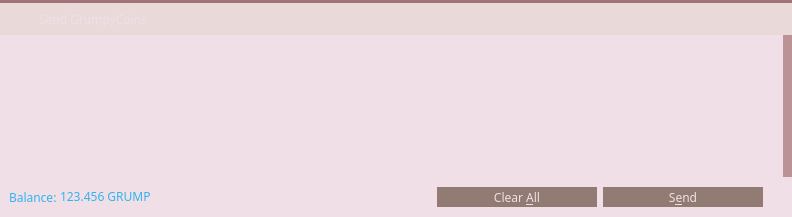
<?xml version="1.0" encoding="UTF-8"?>
<ui version="4.0">
 <class>SendCoinsDialog</class>
 <widget class="QDialog" name="SendCoinsDialog">
  <property name="geometry">
   <rect>
    <x>0</x>
    <y>0</y>
    <width>792</width>
    <height>217</height>
   </rect>
  </property>
  <property name="palette">
   <palette>
    <active>
     <colorrole role="Button">
      <brush brushstyle="SolidPattern">
       <color alpha="255">
        <red>233</red>
        <green>217</green>
        <blue>216</blue>
       </color>
      </brush>
     </colorrole>
     <colorrole role="Base">
      <brush brushstyle="SolidPattern">
       <color alpha="255">
        <red>214</red>
        <green>234</green>
        <blue>235</blue>
       </color>
      </brush>
     </colorrole>
     <colorrole role="Window">
      <brush brushstyle="SolidPattern">
       <color alpha="255">
        <red>233</red>
        <green>217</green>
        <blue>216</blue>
       </color>
      </brush>
     </colorrole>
    </active>
    <inactive>
     <colorrole role="Button">
      <brush brushstyle="SolidPattern">
       <color alpha="255">
        <red>233</red>
        <green>217</green>
        <blue>216</blue>
       </color>
      </brush>
     </colorrole>
     <colorrole role="Base">
      <brush brushstyle="SolidPattern">
       <color alpha="255">
        <red>214</red>
        <green>234</green>
        <blue>235</blue>
       </color>
      </brush>
     </colorrole>
     <colorrole role="Window">
      <brush brushstyle="SolidPattern">
       <color alpha="255">
        <red>233</red>
        <green>217</green>
        <blue>216</blue>
       </color>
      </brush>
     </colorrole>
    </inactive>
    <disabled>
     <colorrole role="Button">
      <brush brushstyle="SolidPattern">
       <color alpha="255">
        <red>233</red>
        <green>217</green>
        <blue>216</blue>
       </color>
      </brush>
     </colorrole>
     <colorrole role="Base">
      <brush brushstyle="SolidPattern">
       <color alpha="255">
        <red>233</red>
        <green>217</green>
        <blue>216</blue>
       </color>
      </brush>
     </colorrole>
     <colorrole role="Window">
      <brush brushstyle="SolidPattern">
       <color alpha="255">
        <red>233</red>
        <green>217</green>
        <blue>216</blue>
       </color>
      </brush>
     </colorrole>
    </disabled>
   </palette>
  </property>
  <property name="windowTitle">
   <string>Send Coins</string>
  </property>
  <property name="styleSheet">
   <string notr="true">* {
    font-family:&quot;Finger Paint&quot;;
}</string>
  </property>
  <layout class="QVBoxLayout" name="verticalLayout">
   <property name="spacing">
    <number>0</number>
   </property>
   <property name="leftMargin">
    <number>0</number>
   </property>
   <property name="topMargin">
    <number>0</number>
   </property>
   <property name="rightMargin">
    <number>0</number>
   </property>
   <property name="bottomMargin">
    <number>0</number>
   </property>
   <item>
    <widget class="Line" name="line_7">
     <property name="styleSheet">
      <string notr="true">background-color: #A37276;</string>
     </property>
     <property name="frameShadow">
      <enum>QFrame::Raised</enum>
     </property>
     <property name="lineWidth">
      <number>0</number>
     </property>
     <property name="orientation">
      <enum>Qt::Horizontal</enum>
     </property>
    </widget>
   </item>
   <item>
    <widget class="QWidget" name="wSendMegsHeader" native="true">
     <property name="minimumSize">
      <size>
       <width>0</width>
       <height>32</height>
      </size>
     </property>
     <property name="maximumSize">
      <size>
       <width>16777215</width>
       <height>32</height>
      </size>
     </property>
     <property name="styleSheet">
      <string notr="true"/>
     </property>
     <property name="is_header" stdset="0">
      <bool>true</bool>
     </property>
     <layout class="QHBoxLayout" name="horizontalLayout_15">
      <property name="leftMargin">
       <number>0</number>
      </property>
      <property name="topMargin">
       <number>0</number>
      </property>
      <property name="rightMargin">
       <number>0</number>
      </property>
      <property name="bottomMargin">
       <number>0</number>
      </property>
      <item>
       <spacer name="horizontalSpacer_20">
        <property name="orientation">
         <enum>Qt::Horizontal</enum>
        </property>
        <property name="sizeType">
         <enum>QSizePolicy::Fixed</enum>
        </property>
        <property name="sizeHint" stdset="0">
         <size>
          <width>3</width>
          <height>20</height>
         </size>
        </property>
       </spacer>
      </item>
      <item>
       <widget class="QLabel" name="label_29">
        <property name="sizePolicy">
         <sizepolicy hsizetype="Preferred" vsizetype="Preferred">
          <horstretch>0</horstretch>
          <verstretch>0</verstretch>
         </sizepolicy>
        </property>
        <property name="minimumSize">
         <size>
          <width>30</width>
          <height>30</height>
         </size>
        </property>
        <property name="maximumSize">
         <size>
          <width>30</width>
          <height>30</height>
         </size>
        </property>
        <property name="text">
         <string/>
        </property>
        <property name="pixmap">
         <pixmap resource="../res.qrc">:/res/upload.png</pixmap>
        </property>
       </widget>
      </item>
      <item>
       <widget class="QLabel" name="label_30">
        <property name="font">
         <font>
          <family>Finger Paint</family>
         </font>
        </property>
        <property name="styleSheet">
         <string notr="true">QLabel {
	color: #f0dfe7;
}</string>
        </property>
        <property name="text">
         <string>Send GrumpyCoins</string>
        </property>
       </widget>
      </item>
     </layout>
    </widget>
   </item>
   <item>
    <widget class="QScrollArea" name="scrollArea">
     <property name="styleSheet">
      <string notr="true"> QScrollBar:vertical {
     border: 0px solid grey;
     background: white;
     width: 9px;
     margin: 0px 0px 0 0px;
 }
 QScrollBar::handle:vertical {
     background: #BB9396;
     min-width: 20px;
 }</string>
     </property>
     <property name="frameShape">
      <enum>QFrame::NoFrame</enum>
     </property>
     <property name="verticalScrollBarPolicy">
      <enum>Qt::ScrollBarAlwaysOn</enum>
     </property>
     <property name="widgetResizable">
      <bool>true</bool>
     </property>
     <widget class="QWidget" name="scrollAreaWidgetContents">
      <property name="geometry">
       <rect>
        <x>0</x>
        <y>0</y>
        <width>783</width>
        <height>141</height>
       </rect>
      </property>
      <property name="styleSheet">
       <string notr="true">#scrollAreaWidgetContents {
	background-color: #f0dfe7;
}</string>
      </property>
      <layout class="QVBoxLayout" name="verticalLayout_2">
       <property name="leftMargin">
        <number>0</number>
       </property>
       <property name="topMargin">
        <number>1</number>
       </property>
       <property name="rightMargin">
        <number>0</number>
       </property>
       <property name="bottomMargin">
        <number>0</number>
       </property>
       <item>
        <layout class="QVBoxLayout" name="entries">
         <property name="spacing">
          <number>6</number>
         </property>
        </layout>
       </item>
       <item>
        <spacer name="verticalSpacer">
         <property name="orientation">
          <enum>Qt::Vertical</enum>
         </property>
         <property name="sizeHint" stdset="0">
          <size>
           <width>20</width>
           <height>40</height>
          </size>
         </property>
        </spacer>
       </item>
      </layout>
     </widget>
    </widget>
   </item>
   <item>
    <widget class="QWidget" name="wContainer" native="true">
     <property name="styleSheet">
      <string notr="true">#wContainer {
	background-color: #f0dfe7;
}</string>
     </property>
     <layout class="QHBoxLayout" name="horizontalLayout_3">
      <property name="topMargin">
       <number>10</number>
      </property>
      <property name="bottomMargin">
       <number>10</number>
      </property>
      <item>
       <layout class="QHBoxLayout" name="horizontalLayout_2">
        <property name="spacing">
         <number>3</number>
        </property>
        <item>
         <widget class="QLabel" name="label">
          <property name="font">
           <font>
            <family>Finger Paint</family>
           </font>
          </property>
          <property name="styleSheet">
           <string notr="true">QLabel {
	color: #32b4f0;
}</string>
          </property>
          <property name="text">
           <string>Balance:</string>
          </property>
         </widget>
        </item>
        <item>
         <widget class="QLabel" name="labelBalance">
          <property name="font">
           <font>
            <family>Finger Paint</family>
           </font>
          </property>
          <property name="cursor">
           <cursorShape>IBeamCursor</cursorShape>
          </property>
          <property name="styleSheet">
           <string notr="true">QLabel {
	color: #32b4f0;
}</string>
          </property>
          <property name="text">
           <string>123.456 GRUMP</string>
          </property>
          <property name="textInteractionFlags">
           <set>Qt::LinksAccessibleByMouse|Qt::TextSelectableByKeyboard|Qt::TextSelectableByMouse</set>
          </property>
         </widget>
        </item>
       </layout>
      </item>
      <item>
       <spacer name="horizontalSpacer_4">
        <property name="orientation">
         <enum>Qt::Horizontal</enum>
        </property>
        <property name="sizeHint" stdset="0">
         <size>
          <width>40</width>
          <height>20</height>
         </size>
        </property>
       </spacer>
      </item>
      <item>
       <widget class="QPushButton" name="clearButton">
        <property name="font">
         <font>
          <family>Finger Paint</family>
         </font>
        </property>
        <property name="toolTip">
         <string>Remove all transaction fields</string>
        </property>
        <property name="styleSheet">
         <string notr="true">QPushButton {
	background-color: #927b72;
	color: #f0dfe7;
	border: 0px solid gray;
	max-height: 20px;
	min-height: 20px;
	max-width: 160px;
	min-width: 160px;
}

QPushButton:hover {
	background-color: #32b4f0;
}

QPushButton:pressed:flat {
	background-color: #00a3de;
}</string>
        </property>
        <property name="text">
         <string>Clear &amp;All</string>
        </property>
        <property name="autoDefault">
         <bool>false</bool>
        </property>
        <property name="default">
         <bool>false</bool>
        </property>
        <property name="flat">
         <bool>true</bool>
        </property>
       </widget>
      </item>
      <item>
       <widget class="QPushButton" name="sendButton">
        <property name="font">
         <font>
          <family>Finger Paint</family>
         </font>
        </property>
        <property name="toolTip">
         <string>Confirm the send action</string>
        </property>
        <property name="styleSheet">
         <string notr="true">QPushButton {
	background-color: #927b72;
	color: #f0dfe7;
	border: 0px solid gray;
	max-height: 20px;
	min-height: 20px;
	max-width: 160px;
	min-width: 160px;
}

QPushButton:hover {
	background-color: #32b4f0;
}

QPushButton:pressed:flat {
	background-color: #00a3de;
}</string>
        </property>
        <property name="text">
         <string>S&amp;end</string>
        </property>
        <property name="default">
         <bool>true</bool>
        </property>
        <property name="flat">
         <bool>true</bool>
        </property>
       </widget>
      </item>
      <item>
       <spacer name="horizontalSpacer_5">
        <property name="orientation">
         <enum>Qt::Horizontal</enum>
        </property>
        <property name="sizeType">
         <enum>QSizePolicy::Fixed</enum>
        </property>
        <property name="sizeHint" stdset="0">
         <size>
          <width>20</width>
          <height>20</height>
         </size>
        </property>
       </spacer>
      </item>
     </layout>
    </widget>
   </item>
  </layout>
 </widget>
 <resources>
  <include location="../res.qrc"/>
 </resources>
 <connections/>
</ui>
